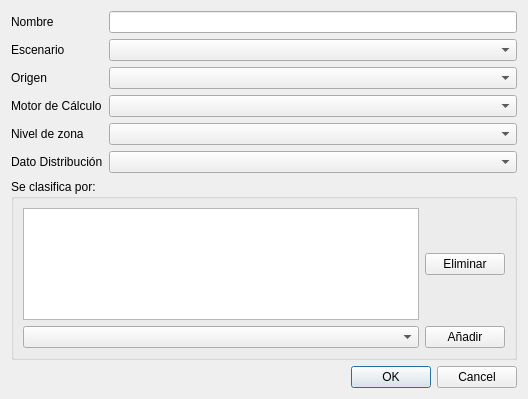
<?xml version="1.0" encoding="UTF-8"?>
<ui version="4.0">
 <class>FuenteDlgClass</class>
 <widget class="DataDialog" name="FuenteDlgClass">
  <property name="geometry">
   <rect>
    <x>0</x>
    <y>0</y>
    <width>528</width>
    <height>399</height>
   </rect>
  </property>
  <property name="windowTitle">
   <string>Datos de fuente</string>
  </property>
  <layout class="QVBoxLayout" name="verticalLayout_2">
   <item>
    <layout class="QGridLayout" name="gridLayout">
     <item row="0" column="0">
      <widget class="QLabel" name="label_3">
       <property name="text">
        <string>Nombre</string>
       </property>
       <property name="buddy">
        <cstring>nombre</cstring>
       </property>
      </widget>
     </item>
     <item row="0" column="1">
      <widget class="QLineEdit" name="nombre"/>
     </item>
     <item row="1" column="0">
      <widget class="QLabel" name="label_2">
       <property name="text">
        <string>Escenario</string>
       </property>
       <property name="buddy">
        <cstring>escenario</cstring>
       </property>
      </widget>
     </item>
     <item row="1" column="1">
      <widget class="TComboBox" name="escenario"/>
     </item>
     <item row="2" column="0">
      <widget class="QLabel" name="label">
       <property name="text">
        <string>Origen</string>
       </property>
       <property name="buddy">
        <cstring>origen</cstring>
       </property>
      </widget>
     </item>
     <item row="2" column="1">
      <widget class="TComboBox" name="origen"/>
     </item>
     <item row="3" column="0">
      <widget class="QLabel" name="label_4">
       <property name="text">
        <string>Motor de Cálculo</string>
       </property>
       <property name="buddy">
        <cstring>motorcalculo</cstring>
       </property>
      </widget>
     </item>
     <item row="3" column="1">
      <widget class="TComboBox" name="motorcalculo"/>
     </item>
     <item row="4" column="0">
      <widget class="QLabel" name="label_5">
       <property name="text">
        <string>Nivel de zona</string>
       </property>
       <property name="buddy">
        <cstring>nivelZona</cstring>
       </property>
      </widget>
     </item>
     <item row="4" column="1">
      <widget class="TComboBox" name="nivelZona"/>
     </item>
     <item row="5" column="0">
      <widget class="QLabel" name="label_6">
       <property name="text">
        <string>Dato Distribución</string>
       </property>
       <property name="buddy">
        <cstring>tipoDatoZona</cstring>
       </property>
      </widget>
     </item>
     <item row="5" column="1">
      <widget class="TComboBox" name="tipoDatoZona"/>
     </item>
    </layout>
   </item>
   <item>
    <widget class="QGroupBox" name="groupBox">
     <property name="title">
      <string>Se clasifica por:</string>
     </property>
     <property name="flat">
      <bool>false</bool>
     </property>
     <property name="checkable">
      <bool>false</bool>
     </property>
     <layout class="QVBoxLayout" name="verticalLayout">
      <item>
       <layout class="QGridLayout" name="gridLayout_2">
        <item row="2" column="1">
         <widget class="QPushButton" name="borraclasificacion">
          <property name="text">
           <string>Eliminar</string>
          </property>
         </widget>
        </item>
        <item row="3" column="0">
         <widget class="TComboBox" name="clasificacion"/>
        </item>
        <item row="3" column="1">
         <widget class="QPushButton" name="asignaclasificacion">
          <property name="enabled">
           <bool>true</bool>
          </property>
          <property name="sizePolicy">
           <sizepolicy hsizetype="Fixed" vsizetype="Fixed">
            <horstretch>0</horstretch>
            <verstretch>0</verstretch>
           </sizepolicy>
          </property>
          <property name="maximumSize">
           <size>
            <width>16777215</width>
            <height>16777215</height>
           </size>
          </property>
          <property name="text">
           <string>Añadir</string>
          </property>
         </widget>
        </item>
        <item row="2" column="0">
         <widget class="QTableView" name="listaclasificacion">
          <property name="editTriggers">
           <set>QAbstractItemView::NoEditTriggers</set>
          </property>
          <property name="selectionBehavior">
           <enum>QAbstractItemView::SelectRows</enum>
          </property>
         </widget>
        </item>
       </layout>
      </item>
     </layout>
    </widget>
   </item>
   <item>
    <spacer name="verticalSpacer">
     <property name="orientation">
      <enum>Qt::Vertical</enum>
     </property>
     <property name="sizeHint" stdset="0">
      <size>
       <width>206</width>
       <height>58</height>
      </size>
     </property>
    </spacer>
   </item>
   <item>
    <widget class="QDialogButtonBox" name="buttonBox">
     <property name="standardButtons">
      <set>QDialogButtonBox::Cancel|QDialogButtonBox::Ok</set>
     </property>
    </widget>
   </item>
  </layout>
 </widget>
 <customwidgets>
  <customwidget>
   <class>DataDialog</class>
   <extends>QDialog</extends>
   <header>ts.h</header>
   <container>1</container>
  </customwidget>
  <customwidget>
   <class>TComboBox</class>
   <extends>QComboBox</extends>
   <header>ts.h</header>
  </customwidget>
 </customwidgets>
 <tabstops>
  <tabstop>nombre</tabstop>
  <tabstop>escenario</tabstop>
  <tabstop>origen</tabstop>
  <tabstop>motorcalculo</tabstop>
  <tabstop>nivelZona</tabstop>
  <tabstop>tipoDatoZona</tabstop>
  <tabstop>listaclasificacion</tabstop>
  <tabstop>borraclasificacion</tabstop>
  <tabstop>clasificacion</tabstop>
  <tabstop>asignaclasificacion</tabstop>
  <tabstop>buttonBox</tabstop>
 </tabstops>
 <resources/>
 <connections>
  <connection>
   <sender>buttonBox</sender>
   <signal>accepted()</signal>
   <receiver>FuenteDlgClass</receiver>
   <slot>accept()</slot>
   <hints>
    <hint type="sourcelabel">
     <x>179</x>
     <y>389</y>
    </hint>
    <hint type="destinationlabel">
     <x>152</x>
     <y>156</y>
    </hint>
   </hints>
  </connection>
  <connection>
   <sender>buttonBox</sender>
   <signal>rejected()</signal>
   <receiver>FuenteDlgClass</receiver>
   <slot>reject()</slot>
   <hints>
    <hint type="sourcelabel">
     <x>179</x>
     <y>389</y>
    </hint>
    <hint type="destinationlabel">
     <x>152</x>
     <y>156</y>
    </hint>
   </hints>
  </connection>
 </connections>
</ui>
